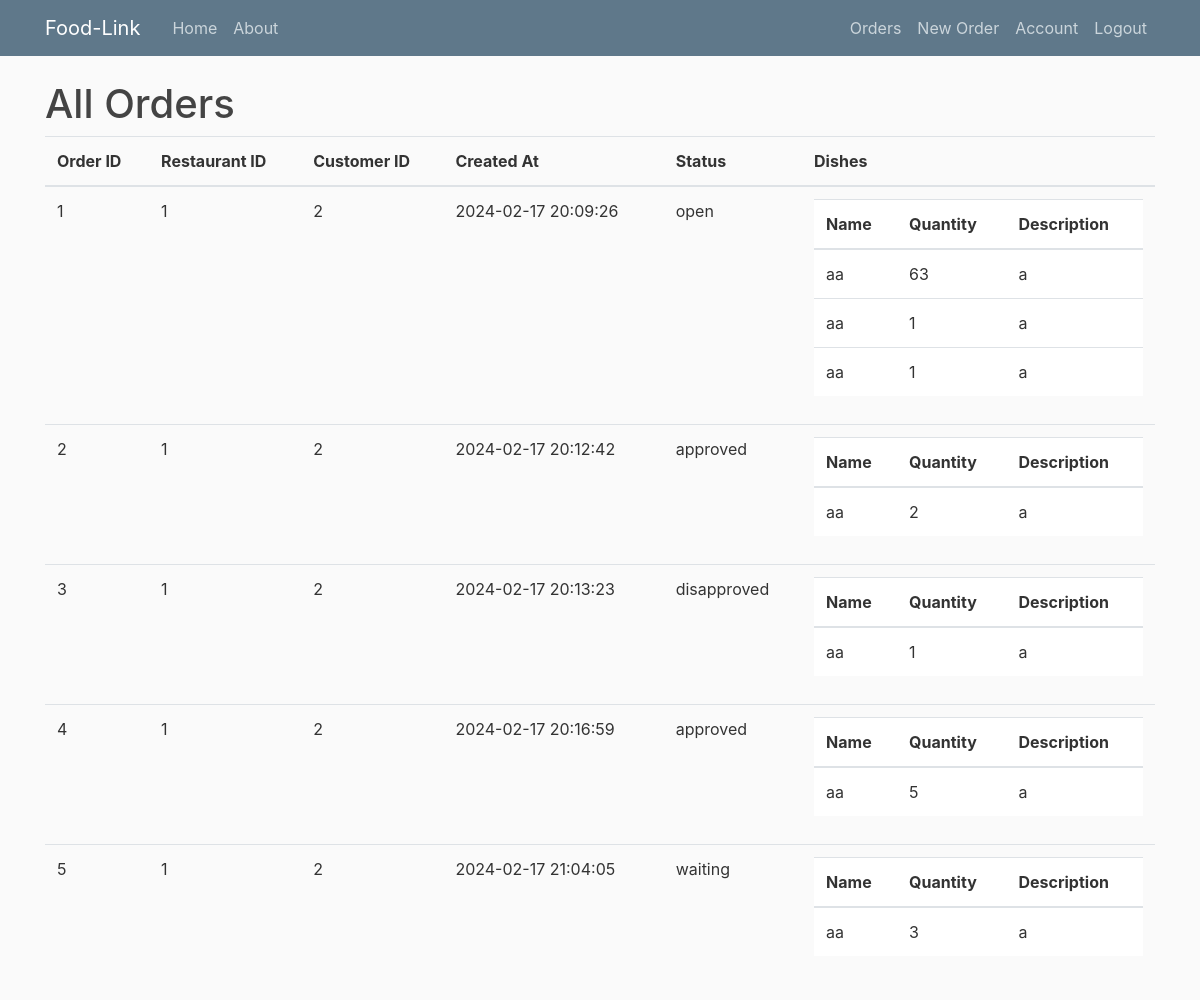
Screenshot of /orders (signed in) with the database file from the repository.
### flaskblog/models.py (models this page shows, shortened)
class Order(db.Model):
    id = db.Column(db.Integer, primary_key=True)
    restaurant_id = db.Column(db.String(50), nullable=False)
    customer_id = db.Column(db.Integer, db.ForeignKey('user.id'), nullable=False)
    created_at = db.Column(db.DateTime, default=datetime.utcnow, nullable=False)
    status = db.Column(db.String(50), nullable=False, default='open')  # open, wait, approved, disapproved

class OrderDish(db.Model):
    id = db.Column(db.Integer, primary_key=True)
    dish_id = db.Column(db.Integer, db.ForeignKey('dish.id'), nullable=False)
    order_id = db.Column(db.Integer, db.ForeignKey('order.id'))
    quantity = db.Column(db.Integer, nullable=False)
    customer_id = db.Column(db.Integer, db.ForeignKey('user.id'), nullable=False)
    dish = db.relationship('Dish', backref=db.backref('order_dishes', lazy=True))
    order = db.relationship('Order', backref=db.backref('order_dishes', lazy=True))
    status = db.Column(db.String(50), nullable=False, default='open')  # open, wait, approved, disapproved

class Dish(db.Model):
    id = db.Column(db.Integer, primary_key=True)
    name = db.Column(db.String(50), nullable=False)
    description = db.Column(db.Text, nullable=False)
    cost = db.Column(db.Float, nullable=False)
    restaurant_owner_id = db.Column(db.Integer, db.ForeignKey('user.id'), nullable=False)
    restaurant_owner = db.relationship('User', backref=db.backref('dishes', lazy=True))

### flaskblog/routes.py (the view)
@app.route('/orders')
def orders():
    orders = Order.query.filter_by(customer_id=current_user.id).all()
    order_details = []
    for order in orders:
        order_dishes = OrderDish.query.filter_by(order_id=order.id).all()
        order_details.append({'order': order, 'dishes': order_dishes})
    return render_template('orders.html', order_details=order_details)

### flaskblog/models.py (called while the page is built)
@login_manager.user_loader
def load_user(user_id):
    return User.query.get(int(user_id))

### flaskblog/templates/orders.html
{% extends "layout.html" %}
{% block content %}
<h1>All Orders</h1>
<table class="table">
    <thead>
        <tr>
            <th>Order ID</th>
            <th>Restaurant ID</th>
            <th>Customer ID</th>
            <th>Created At</th>
            <th>Status</th>
            <th>Dishes</th>
        </tr>
    </thead>
    <tbody>
        {% for order_detail in order_details %}
        <tr>
            <td>{{ order_detail.order.id }}</td>
            <td>{{ order_detail.order.restaurant_id }}</td>
            <td>{{ order_detail.order.customer_id }}</td>
            <td>{{ order_detail.order.created_at.strftime('%Y-%m-%d %H:%M:%S') }}</td>
            <td>{{ order_detail.order.status }}</td>
            <td>
                <table class="table">
                    <thead>
                        <tr>
                            <th>Name</th>
                            <th>Quantity</th>
                            <th>Description</th>
                        </tr>
                    </thead>
                    <tbody>
                        {% for order_dish in order_detail.dishes %}
                        <tr>
                            <td>{{ order_dish.dish.name }}</td>
                            <td>{{ order_dish.quantity }}</td>
                            <td>{{ order_dish.dish.description }}</td>
                        </tr>
                        {% endfor %}
                    </tbody>
                </table>
            </td>
        </tr>
        {% endfor %}
    </tbody>
</table>
{% endblock %}

### flaskblog/static/main.css (style rules this page uses)
body { background: #fafafa; color: #333333; margin-top: 5rem; }
h1, h2, h3, h4, h5, h6 { color: #444444; }

### rows the page displays
Order: order.id "1", order.restaurant_id "1", order.customer_id "2", order.created_at "2024-02-17 20:09:26", order.status "open"
OrderDish: dish.name "aa", quantity "63", dish.description "a"
OrderDish: dish.name "aa", quantity "1", dish.description "a"
OrderDish: dish.name "aa", quantity "1", dish.description "a"
Order: order.id "2", order.restaurant_id "1", order.customer_id "2", order.created_at "2024-02-17 20:12:42", order.status "approved"
OrderDish: dish.name "aa", quantity "2", dish.description "a"
Order: order.id "3", order.restaurant_id "1", order.customer_id "2", order.created_at "2024-02-17 20:13:23", order.status "disapproved"
OrderDish: dish.name "aa", quantity "1", dish.description "a"
Order: order.id "4", order.restaurant_id "1", order.customer_id "2", order.created_at "2024-02-17 20:16:59", order.status "approved"
OrderDish: dish.name "aa", quantity "5", dish.description "a"
Order: order.id "5", order.restaurant_id "1", order.customer_id "2", order.created_at "2024-02-17 21:04:05", order.status "waiting"
OrderDish: dish.name "aa", quantity "3", dish.description "a"
